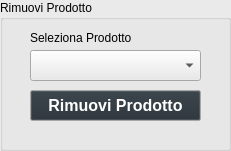
     <widget class="QGroupBox" name="groupBox_2">
      <property name="geometry">
       <rect>
        <x>310</x>
        <y>100</y>
        <width>231</width>
        <height>151</height>
       </rect>
      </property>
      <property name="palette">
       <palette>
        <active>
         <colorrole role="WindowText">
          <brush brushstyle="SolidPattern">
           <color alpha="255">
            <red>0</red>
            <green>0</green>
            <blue>0</blue>
           </color>
          </brush>
         </colorrole>
         <colorrole role="Button">
          <brush brushstyle="SolidPattern">
           <color alpha="255">
            <red>234</red>
            <green>234</green>
            <blue>234</blue>
           </color>
          </brush>
         </colorrole>
         <colorrole role="Light">
          <brush brushstyle="SolidPattern">
           <color alpha="255">
            <red>255</red>
            <green>255</green>
            <blue>255</blue>
           </color>
          </brush>
         </colorrole>
         <colorrole role="Midlight">
          <brush brushstyle="SolidPattern">
           <color alpha="255">
            <red>244</red>
            <green>244</green>
            <blue>244</blue>
           </color>
          </brush>
         </colorrole>
         <colorrole role="Dark">
          <brush brushstyle="SolidPattern">
           <color alpha="255">
            <red>117</red>
            <green>117</green>
            <blue>117</blue>
           </color>
          </brush>
         </colorrole>
         <colorrole role="Mid">
          <brush brushstyle="SolidPattern">
           <color alpha="255">
            <red>156</red>
            <green>156</green>
            <blue>156</blue>
           </color>
          </brush>
         </colorrole>
         <colorrole role="Text">
          <brush brushstyle="SolidPattern">
           <color alpha="255">
            <red>0</red>
            <green>0</green>
            <blue>0</blue>
           </color>
          </brush>
         </colorrole>
         <colorrole role="BrightText">
          <brush brushstyle="SolidPattern">
           <color alpha="255">
            <red>255</red>
            <green>255</green>
            <blue>255</blue>
           </color>
          </brush>
         </colorrole>
         <colorrole role="ButtonText">
          <brush brushstyle="SolidPattern">
           <color alpha="255">
            <red>0</red>
            <green>0</green>
            <blue>0</blue>
           </color>
          </brush>
         </colorrole>
         <colorrole role="Base">
          <brush brushstyle="SolidPattern">
           <color alpha="255">
            <red>255</red>
            <green>255</green>
            <blue>255</blue>
           </color>
          </brush>
         </colorrole>
         <colorrole role="Window">
          <brush brushstyle="SolidPattern">
           <color alpha="255">
            <red>234</red>
            <green>234</green>
            <blue>234</blue>
           </color>
          </brush>
         </colorrole>
         <colorrole role="Shadow">
          <brush brushstyle="SolidPattern">
           <color alpha="255">
            <red>0</red>
            <green>0</green>
            <blue>0</blue>
           </color>
          </brush>
         </colorrole>
         <colorrole role="AlternateBase">
          <brush brushstyle="SolidPattern">
           <color alpha="255">
            <red>244</red>
            <green>244</green>
            <blue>244</blue>
           </color>
          </brush>
         </colorrole>
         <colorrole role="ToolTipBase">
          <brush brushstyle="SolidPattern">
           <color alpha="255">
            <red>255</red>
            <green>255</green>
            <blue>220</blue>
           </color>
          </brush>
         </colorrole>
         <colorrole role="ToolTipText">
          <brush brushstyle="SolidPattern">
           <color alpha="255">
            <red>0</red>
            <green>0</green>
            <blue>0</blue>
           </color>
          </brush>
         </colorrole>
         <colorrole role="PlaceholderText">
          <brush brushstyle="SolidPattern">
           <color alpha="127">
            <red>0</red>
            <green>0</green>
            <blue>0</blue>
           </color>
          </brush>
         </colorrole>
         <colorrole role="Accent">
          <brush brushstyle="SolidPattern">
           <color alpha="255">
            <red>255</red>
            <green>255</green>
            <blue>255</blue>
           </color>
          </brush>
         </colorrole>
        </active>
        <inactive>
         <colorrole role="WindowText">
          <brush brushstyle="SolidPattern">
           <color alpha="255">
            <red>0</red>
            <green>0</green>
            <blue>0</blue>
           </color>
          </brush>
         </colorrole>
         <colorrole role="Button">
          <brush brushstyle="SolidPattern">
           <color alpha="255">
            <red>234</red>
            <green>234</green>
            <blue>234</blue>
           </color>
          </brush>
         </colorrole>
         <colorrole role="Light">
          <brush brushstyle="SolidPattern">
           <color alpha="255">
            <red>255</red>
            <green>255</green>
            <blue>255</blue>
           </color>
          </brush>
         </colorrole>
         <colorrole role="Midlight">
          <brush brushstyle="SolidPattern">
           <color alpha="255">
            <red>244</red>
            <green>244</green>
            <blue>244</blue>
           </color>
          </brush>
         </colorrole>
         <colorrole role="Dark">
          <brush brushstyle="SolidPattern">
           <color alpha="255">
            <red>117</red>
            <green>117</green>
            <blue>117</blue>
           </color>
          </brush>
         </colorrole>
         <colorrole role="Mid">
          <brush brushstyle="SolidPattern">
           <color alpha="255">
            <red>156</red>
            <green>156</green>
            <blue>156</blue>
           </color>
          </brush>
         </colorrole>
         <colorrole role="Text">
          <brush brushstyle="SolidPattern">
           <color alpha="255">
            <red>0</red>
            <green>0</green>
            <blue>0</blue>
           </color>
          </brush>
         </colorrole>
         <colorrole role="BrightText">
          <brush brushstyle="SolidPattern">
           <color alpha="255">
            <red>255</red>
            <green>255</green>
            <blue>255</blue>
           </color>
          </brush>
         </colorrole>
         <colorrole role="ButtonText">
          <brush brushstyle="SolidPattern">
           <color alpha="255">
            <red>0</red>
            <green>0</green>
            <blue>0</blue>
           </color>
          </brush>
         </colorrole>
         <colorrole role="Base">
          <brush brushstyle="SolidPattern">
           <color alpha="255">
            <red>255</red>
            <green>255</green>
            <blue>255</blue>
           </color>
          </brush>
         </colorrole>
         <colorrole role="Window">
          <brush brushstyle="SolidPattern">
           <color alpha="255">
            <red>234</red>
            <green>234</green>
            <blue>234</blue>
           </color>
          </brush>
         </colorrole>
         <colorrole role="Shadow">
          <brush brushstyle="SolidPattern">
           <color alpha="255">
            <red>0</red>
            <green>0</green>
            <blue>0</blue>
           </color>
          </brush>
         </colorrole>
         <colorrole role="AlternateBase">
          <brush brushstyle="SolidPattern">
           <color alpha="255">
            <red>244</red>
            <green>244</green>
            <blue>244</blue>
           </color>
          </brush>
         </colorrole>
         <colorrole role="ToolTipBase">
          <brush brushstyle="SolidPattern">
           <color alpha="255">
            <red>255</red>
            <green>255</green>
            <blue>220</blue>
           </color>
          </brush>
         </colorrole>
         <colorrole role="ToolTipText">
          <brush brushstyle="SolidPattern">
           <color alpha="255">
            <red>0</red>
            <green>0</green>
            <blue>0</blue>
           </color>
          </brush>
         </colorrole>
         <colorrole role="PlaceholderText">
          <brush brushstyle="SolidPattern">
           <color alpha="127">
            <red>0</red>
            <green>0</green>
            <blue>0</blue>
           </color>
          </brush>
         </colorrole>
         <colorrole role="Accent">
          <brush brushstyle="SolidPattern">
           <color alpha="255">
            <red>255</red>
            <green>255</green>
            <blue>255</blue>
           </color>
          </brush>
         </colorrole>
        </inactive>
        <disabled>
         <colorrole role="WindowText">
          <brush brushstyle="SolidPattern">
           <color alpha="255">
            <red>117</red>
            <green>117</green>
            <blue>117</blue>
           </color>
          </brush>
         </colorrole>
         <colorrole role="Button">
          <brush brushstyle="SolidPattern">
           <color alpha="255">
            <red>234</red>
            <green>234</green>
            <blue>234</blue>
           </color>
          </brush>
         </colorrole>
         <colorrole role="Light">
          <brush brushstyle="SolidPattern">
           <color alpha="255">
            <red>255</red>
            <green>255</green>
            <blue>255</blue>
           </color>
          </brush>
         </colorrole>
         <colorrole role="Midlight">
          <brush brushstyle="SolidPattern">
           <color alpha="255">
            <red>244</red>
            <green>244</green>
            <blue>244</blue>
           </color>
          </brush>
         </colorrole>
         <colorrole role="Dark">
          <brush brushstyle="SolidPattern">
           <color alpha="255">
            <red>117</red>
            <green>117</green>
            <blue>117</blue>
           </color>
          </brush>
         </colorrole>
         <colorrole role="Mid">
          <brush brushstyle="SolidPattern">
           <color alpha="255">
            <red>156</red>
            <green>156</green>
            <blue>156</blue>
           </color>
          </brush>
         </colorrole>
         <colorrole role="Text">
          <brush brushstyle="SolidPattern">
           <color alpha="255">
            <red>117</red>
            <green>117</green>
            <blue>117</blue>
           </color>
          </brush>
         </colorrole>
         <colorrole role="BrightText">
          <brush brushstyle="SolidPattern">
           <color alpha="255">
            <red>255</red>
            <green>255</green>
            <blue>255</blue>
           </color>
          </brush>
         </colorrole>
         <colorrole role="ButtonText">
          <brush brushstyle="SolidPattern">
           <color alpha="255">
            <red>117</red>
            <green>117</green>
            <blue>117</blue>
           </color>
          </brush>
         </colorrole>
         <colorrole role="Base">
          <brush brushstyle="SolidPattern">
           <color alpha="255">
            <red>234</red>
            <green>234</green>
            <blue>234</blue>
           </color>
          </brush>
         </colorrole>
         <colorrole role="Window">
          <brush brushstyle="SolidPattern">
           <color alpha="255">
            <red>234</red>
            <green>234</green>
            <blue>234</blue>
           </color>
          </brush>
         </colorrole>
         <colorrole role="Shadow">
          <brush brushstyle="SolidPattern">
           <color alpha="255">
            <red>0</red>
            <green>0</green>
            <blue>0</blue>
           </color>
          </brush>
         </colorrole>
         <colorrole role="AlternateBase">
          <brush brushstyle="SolidPattern">
           <color alpha="255">
            <red>234</red>
            <green>234</green>
            <blue>234</blue>
           </color>
          </brush>
         </colorrole>
         <colorrole role="ToolTipBase">
          <brush brushstyle="SolidPattern">
           <color alpha="255">
            <red>255</red>
            <green>255</green>
            <blue>220</blue>
           </color>
          </brush>
         </colorrole>
         <colorrole role="ToolTipText">
          <brush brushstyle="SolidPattern">
           <color alpha="255">
            <red>0</red>
            <green>0</green>
            <blue>0</blue>
           </color>
          </brush>
         </colorrole>
         <colorrole role="PlaceholderText">
          <brush brushstyle="SolidPattern">
           <color alpha="127">
            <red>117</red>
            <green>117</green>
            <blue>117</blue>
           </color>
          </brush>
         </colorrole>
         <colorrole role="Accent">
          <brush brushstyle="SolidPattern">
           <color alpha="255">
            <red>255</red>
            <green>255</green>
            <blue>255</blue>
           </color>
          </brush>
         </colorrole>
        </disabled>
       </palette>
      </property>
      <property name="autoFillBackground">
       <bool>true</bool>
      </property>
      <property name="title">
       <string>Rimuovi Prodotto</string>
      </property>
      <property name="flat">
       <bool>true</bool>
      </property>
      <widget class="QComboBox" name="cmbRimProd">
       <property name="geometry">
        <rect>
         <x>30</x>
         <y>50</y>
         <width>171</width>
         <height>31</height>
        </rect>
       </property>
       <property name="autoFillBackground">
        <bool>true</bool>
       </property>
      </widget>
      <widget class="QLabel" name="label_10">
       <property name="geometry">
        <rect>
         <x>30</x>
         <y>30</y>
         <width>101</width>
         <height>16</height>
        </rect>
       </property>
       <property name="text">
        <string>Seleziona Prodotto</string>
       </property>
      </widget>
      <widget class="QPushButton" name="btnRimProd">
       <property name="geometry">
        <rect>
         <x>30</x>
         <y>90</y>
         <width>171</width>
         <height>31</height>
        </rect>
       </property>
       <property name="palette">
        <palette>
         <active>
          <colorrole role="Button">
           <brush brushstyle="SolidPattern">
            <color alpha="255">
             <red>37</red>
             <green>46</green>
             <blue>53</blue>
            </color>
           </brush>
          </colorrole>
          <colorrole role="ButtonText">
           <brush brushstyle="SolidPattern">
            <color alpha="255">
             <red>255</red>
             <green>255</green>
             <blue>255</blue>
            </color>
           </brush>
          </colorrole>
          <colorrole role="Base">
           <brush brushstyle="SolidPattern">
            <color alpha="255">
             <red>37</red>
             <green>46</green>
             <blue>53</blue>
            </color>
           </brush>
          </colorrole>
         </active>
         <inactive>
          <colorrole role="Button">
           <brush brushstyle="SolidPattern">
            <color alpha="255">
             <red>37</red>
             <green>46</green>
             <blue>53</blue>
            </color>
           </brush>
          </colorrole>
          <colorrole role="ButtonText">
           <brush brushstyle="SolidPattern">
            <color alpha="255">
             <red>255</red>
             <green>255</green>
             <blue>255</blue>
            </color>
           </brush>
          </colorrole>
          <colorrole role="Base">
           <brush brushstyle="SolidPattern">
            <color alpha="255">
             <red>37</red>
             <green>46</green>
             <blue>53</blue>
            </color>
           </brush>
          </colorrole>
         </inactive>
         <disabled>
          <colorrole role="Button">
           <brush brushstyle="SolidPattern">
            <color alpha="255">
             <red>37</red>
             <green>46</green>
             <blue>53</blue>
            </color>
           </brush>
          </colorrole>
         </disabled>
        </palette>
       </property>
       <property name="font">
        <font>
         <family>Arial</family>
         <pointsize>12</pointsize>
         <bold>true</bold>
        </font>
       </property>
       <property name="text">
        <string>Rimuovi Prodotto</string>
       </property>
      </widget>
     </widget>
